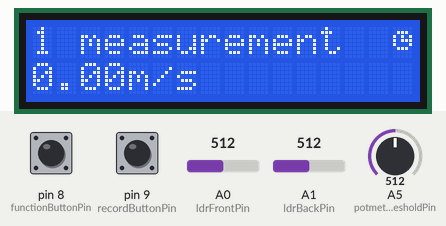
Bench run of a sketch on a simulated Arduino Uno, built with avr-gcc and run on an emulated ATmega328P. On the bench: 16×2 character LCD. The test bench sets the inputs (shaded band); at power-on: A0 (ldrFrontPin) = 512, pin 9 (recordButtonPin) LOW, pin 8 (functionButtonPin) LOW, A1 (ldrBackPin) = 512, A5 (potmeterThresholdPin) = 512.

Above: at 1.2 s.
1.3 s: A0 (ldrFrontPin) set to 499
At 4.0 s:
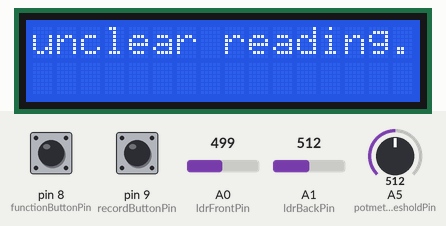
4.3 s: pin 9 (recordButtonPin) pulled HIGH for 0.15 s
7.4 s: pin 9 (recordButtonPin) pulled HIGH for 3.2 s
At 11.5 s:
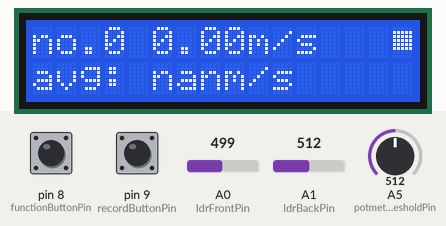
12.1 s: pin 8 (functionButtonPin) pulled HIGH for 0.15 s
At 13.6 s:
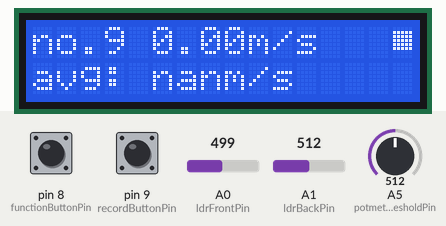
13.9 s: pin 8 (functionButtonPin) pulled HIGH for 1 s
16.4 s: pin 9 (recordButtonPin) pulled HIGH for 1 s
At 18.5 s:
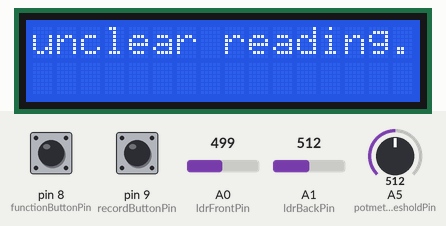
Timing chart, 0 to 20.0 s (numbered marks = the images above; inputs shaded):
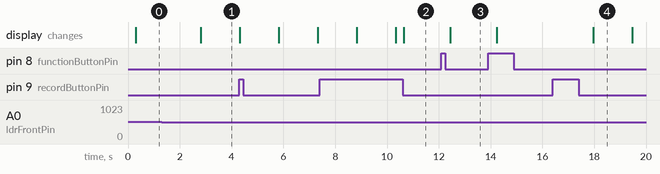

Measured:
- the behaviour switches between 512 and 511 on A0 (ldrFrontPin) (found by bisection; images 0 and 1)
- after the input at 1.3 s, the display: changes after 1.5 s (image 1)
- after the input at 7.4 s, the display: first differs from a run without the input after 3.3 s (image 2)
- after the input at 12.1 s, the display: changes after 0.34 s (image 3)
- after the input at 16.4 s, the display: changes after 1.6 s (image 4)

The sketch:

snelheidsmeter.ino
```cpp
/**
 * Snelheidsmeter
 * Een lichtsluis voor het meten van de snelheid van de bal.
 * Voor documentatie zie Snelheidsmeter_v1.0.pdf van de electro documentatie
 *
 * @auth Jeroen de Jong
 * @date 7 sept 2015
 * @version 1.0
 */
#include <LiquidCrystal.h> //Include LCDs LibraryLiquid

//defining constants
const int REFRESH_RATE = 300;
const int DEBOUNCE_TIME = 50;             //millis
const int DISPLAY_WAIT_TIME = 1500;       //millis
const long MAX_MEASURE_TIME = 1500000; //micros
//fine-tunable with a potmeter, so check the settings for precise distance
//may differ 1 cm to either side
const int SENSOR_DISTANCE_BASE = 350;     //millis
const int SENSOR_CALIBRATE_LENGTH = 10;   //millis
const int MAX_HISTORY_INDEX = 9;

//defining pinout
const int recordButtonPin = 9;
const int functionButtonPin = 8;
const int ldrFrontPin = A0;
const int ldrBackPin = A1;
const int potmeterDistancePin = A4;
const int potmeterThresholdPin = A5;

//states
const int STATE_DEFAULT = 0x00;
const int STATE_RECORDING = 0x01;
const int STATE_STOPPED_RECORDING = 0x02;
const int STATE_SHOW_SETTINGS = 0x03;

LiquidCrystal lcd(12, 11, 5, 4, 3, 2);
int state = STATE_DEFAULT;

//initializing variables
unsigned long ldrFrontTime = 0;
unsigned long ldrBackTime = 0;
unsigned long measurekTime = 0;
unsigned int ldrValue = 0;
unsigned long screenTime = 0;
long recordButtonDebounceTime = 0;
long functionButtonDebounceTime = 0;
long settingsScreenTime = 0;
int recordButtonLastState = LOW;
int functionButtonLastState = LOW;
float history[MAX_HISTORY_INDEX +1];
int index = 0;

void setup() {
  //setting up display
  lcd.begin(16, 2);

  //FOR THE CUSTOM ICONS
  byte icons[4][8] = {{B0,B1110,B10101,B10111,B10001,B1110,B0,B0}, {B0,B1000,B1100,B1110,B1100,B1000,B0,B0}, {B0,B11111,B11111,B11111,B11111,B11111,B0,B0}, {B0,B1110,B11111,B11011,B11111,B1110,B0,B0}};
  for(int i=0; i < 4; i++)
    lcd.createChar(i, icons[i]);

  emptyHistory();
  lcd.clear();
  Serial.begin(9600);
}

void loop() {
  checkButtons();

  if(state != STATE_STOPPED_RECORDING){
    float speed = measureSpeed();
    if (speed > 0.0f && speed < 30.0f){
        history[index] = speed;
      if(state == STATE_RECORDING){
        index++;
        //exit recording when history is full
        if(index > MAX_HISTORY_INDEX){
          setNextState();
          index = 0;
        }
      }
    }
  }

  if(millis() - screenTime > REFRESH_RATE)
    drawScreen();
}

/**
 * Check if a button has been pressed,
 * and what its action should be when activated
 */
void checkButtons() {
  // Debounce buttons
  int recordButtonRead = digitalRead(recordButtonPin);
  if (recordButtonRead != recordButtonLastState)
    recordButtonDebounceTime = millis();

  int functionButtonRead = digitalRead(functionButtonPin);
  if (functionButtonRead != functionButtonLastState)
    functionButtonDebounceTime = millis();

  if ((millis() - recordButtonDebounceTime) > DEBOUNCE_TIME) {
    recordButtonLastState = !recordButtonLastState;


    //show settings when both buttons are pressed
    if (functionButtonRead == HIGH && recordButtonRead == HIGH) {
      state = STATE_SHOW_SETTINGS;
      settingsScreenTime = millis();
    }else if( recordButtonRead == HIGH)
      setNextState();
  }

  if ((millis() - functionButtonDebounceTime) > DEBOUNCE_TIME) {
    functionButtonLastState = !functionButtonLastState;

    //show settings when both buttons are pressed
    if (functionButtonRead == HIGH && recordButtonRead == HIGH) {
      state = STATE_SHOW_SETTINGS;
      settingsScreenTime = millis();
    }
    else if(functionButtonRead == HIGH){
      if(state == STATE_RECORDING || state == STATE_STOPPED_RECORDING)
        (index > 0) ? index-- : index=MAX_HISTORY_INDEX;
    }
  }

  //reset state to default when settings are no longer tweaked
  if(state == STATE_SHOW_SETTINGS)
    if (functionButtonRead == LOW || recordButtonRead == LOW)
      if (settingsScreenTime + DISPLAY_WAIT_TIME < millis())
        state = STATE_DEFAULT;
}

/**
 * Cycle through to the next stage
 */
int setNextState() {
  state++;
  //skip settings screen
  if (state > STATE_STOPPED_RECORDING){
    state = STATE_DEFAULT;
    emptyHistory();
  }
}

/**
 * determine what shoudl be drawn on screen based on the state variable
 */
void drawScreen() {
  screenTime = millis();
  lcd.clear();
  switch (state) {
    case STATE_SHOW_SETTINGS:
      lcd.print("Threshold: ");
      lcd.print(analogRead(potmeterThresholdPin));
      lcd.setCursor(0,1);

      lcd.print("distance: ");
      lcd.print(getSensorDistance());
      break;

    case STATE_DEFAULT:
      lcd.print("1 measurement");
      lcd.setCursor(0,1);
      lcd.print(history[0]);
      lcd.print("m/s");
      break;

    case STATE_STOPPED_RECORDING:
    case STATE_RECORDING:
      lcd.print("no.");
      lcd.print(index);
      lcd.print(" ");
      lcd.print(history[index]);
      lcd.print("m/s");
      lcd.setCursor(0,1);
      lcd.print("avg: ");
      lcd.print(getAverage());
      lcd.print("m/s" );
      break;
  }

  lcd.setCursor(15,0);
  lcd.write(byte(state));
}

/**
 * Calculates average speed from history array taking all values > 0 in to account
 * @return average of history array
 */
float getAverage(){
  int count = 0;
  float total = 0.0f;
  for(int i = 0; i < MAX_HISTORY_INDEX; i++){
    total += history[i];
    if(history[i] > 0) count++;
  }

  return total/count;
}

/**
 * Clears every entry of the table
 */
void emptyHistory(){
  for(int i = 0; i < MAX_HISTORY_INDEX; i++)
    history[i] = 0.0f;
}

/**
 * measure speed based on trigger time of sensors. Returns -1.0f if
 * the travel time between both sensors is greather than MAX_MEASURE_TIME.
 * -1.0f is also returned when nothing is measured on the first sensor
 *
 * @return measured speed
 */
float measureSpeed() {
  int lightThreshold = analogRead(potmeterThresholdPin);
  ldrBackTime = 0;
  //start reading
  if (analogRead(ldrFrontPin) < lightThreshold) {
    ldrFrontTime = micros();

    //finish reading within MAX_MEASURE_TIME
    while ((micros() - ldrFrontTime) < MAX_MEASURE_TIME) {
      if (analogRead(ldrBackPin) < lightThreshold) {
        float tmp = 0.0f;
        tmp = 1000000.0f / (micros() - ldrFrontTime);
        tmp = (getSensorDistance() * tmp) /1000;
        return tmp;
      }
    }

    lcd.clear();
    lcd.print("unclear reading.");
    delay(DISPLAY_WAIT_TIME);
    return -1.0f;
  }
  return -1.0f;
}

/**
 * calculate the calibrated distance between two sensors, in the dimension defined in SENSOR_DISTANCE_BASE and SENSOR_CALIBRATE_LENTH
 * @return distance between sensors
 */
int getSensorDistance() {
  int scale = analogRead(potmeterDistancePin);
  scale = ((scale > SENSOR_DISTANCE_BASE/2) ? scale - SENSOR_DISTANCE_BASE/2 : scale) / (SENSOR_DISTANCE_BASE/2/SENSOR_CALIBRATE_LENGTH);
  return SENSOR_DISTANCE_BASE - scale;
}
```
